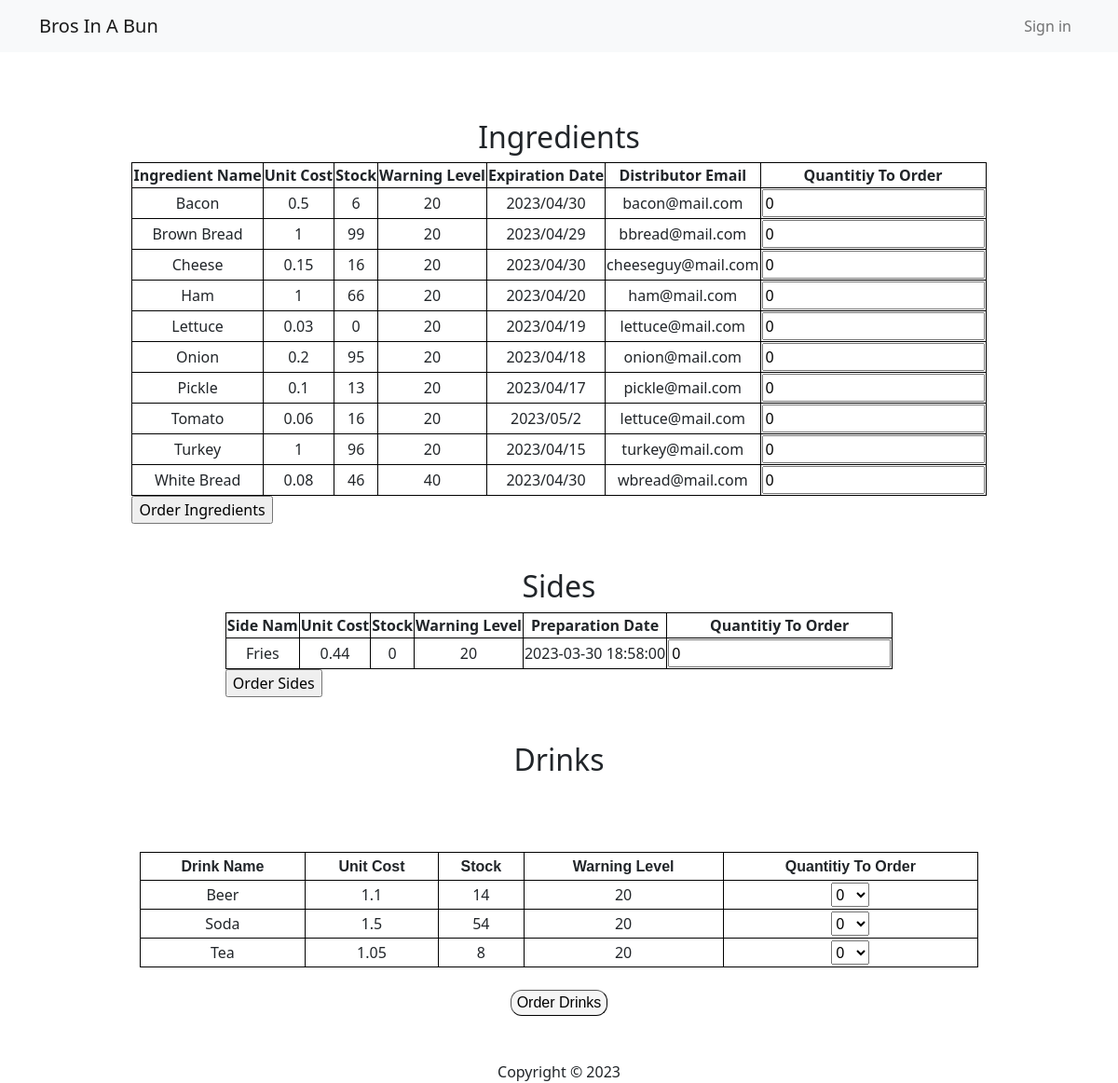
The app's page /View-inventory-pre.php with its own data.
### tables this page shows
CREATE TABLE `ingredients` (
  `Item_name` varchar(255) NOT NULL,
  `Purchased_date` varchar(255) NOT NULL,
  `Expiration` varchar(255) NOT NULL
);

CREATE TABLE `inventory` (
  `Item_name` varchar(255) NOT NULL,
  `Unit_cost` float NOT NULL,
  `Stock_level` int(10) NOT NULL DEFAULT 0,
  `Warning_level` int(10) NOT NULL DEFAULT 20,
  `Distributor_phone` varchar(255) NOT NULL,
  `Distributor_email` varchar(255) NOT NULL
);

CREATE TABLE `sides` (
  `Item_name` varchar(255) NOT NULL,
  `Time Prepared` datetime NOT NULL
);

CREATE TABLE `drinks` (
  `Item_name` varchar(255) NOT NULL
);

### View-inventory-pre.php (the view, shortened to what this page needs)
<?php include '../inc/header.php'; ?>
<?php
$sql  = 'SELECT * FROM  ingredients NATURAL JOIN inventory';
$result = mysqli_query($con, $sql);
$Fitems = mysqli_fetch_all($result, MYSQLI_ASSOC);
?>
<br></br>
<h2>Ingredients</h2>
<form action="<?php echo htmlspecialchars($_SERVER['PHP_SELF']); ?>" method="POST">
    <table >
        <tr>
            <td><b>Ingredient Name</b></td>
            <td><b>Unit Cost</b></td>
            <td><b>Stock</b></td>
            <td><b>Warning Level</b></td>
            <td><b>Expiration Date</b></td>
            <td><b>Distributor Email</b></td>
            <td><b>Quantitiy To Order</b></td>
        </tr>
        <?php foreach($Fitems as $item): ?>
            <tr>
                <td><?php echo $item["Item_name"];?></td>
                <td><?php echo $item["Unit_cost"];?></td>
                <td><?php echo $item["Stock_level"];?></td>
                <td><?php echo $item["Warning_level"];?></td>
                <td><?php echo $item["Expiration"];?></td>
                <td><?php echo $item["Distributor_email"];?></td>
                <td><input type="number" name="ing[]" value="0"></td>
            </tr>
        <?php endforeach;?>
    </table>
    <input type="submit" value="Order Ingredients" name="submitOrderIng">
</form>
<?php
$sql  = 'SELECT * FROM  sides NATURAL JOIN inventory';
$result = mysqli_query($con, $sql);
$Sitems = mysqli_fetch_all($result, MYSQLI_ASSOC);
?>
<br></br>
<h2>Sides</h2>
<form action="<?php echo htmlspecialchars($_SERVER['PHP_SELF']); ?>" method="POST">
    <table >
        <tr>
            <td><b>Side Nam</b></td>
            <td><b>Unit Cost</b></td>
            <td><b>Stock</b></td>
            <td><b>Warning Level</b></td>
            <td><b>Preparation Date</b></td>
            <td><b>Quantitiy To Order</b></td>
        </tr>
        <?php foreach($Sitems as $item): ?>
            <tr>
                <td><?php echo $item["Item_name"];?></td>
                <td><?php echo $item["Unit_cost"];?></td>
                <td><?php echo $item["Stock_level"];?></td>
                <td><?php echo $item["Warning_level"];?></td>
                <td><?php echo $item["Time Prepared"];?></td>
                <td><input type="number" name="side[]" value="0"></td>
            </tr>
        <?php endforeach;?>
    </table>
    <input type="submit" value="Order Sides" name="submitOrderSide">
</form>
<?php
$sql  = 'SELECT * FROM  drinks NATURAL JOIN inventory';
$result = mysqli_query($con, $sql);?>
<br></br>
<h2>Drinks</h2>
<?php if(mysqli_num_rows($result) == 0){ ?>
    <p class="lead mt3">There are no items</p>
<?php ;}else{
            echo '<table border= "1" width = "900" cellspacing = "0" cellpadding = "2" colspan  = "2" >';
            echo '<tr>';
                echo '<td> <b> <font face = "Arial">Drink Name</font> </b></td>';
                echo '<td> <b><font face = "Arial">Unit Cost</font> </b></td>';
                echo '<td> <b><font face = "Arial">Stock</font></b> </td>';
                echo '<td> <b><font face = "Arial">Warning Level</font></b> </td>';
                echo '<td> <b><font face = "Arial">Quantitiy To Order</font></b> </td>';
            echo '</tr>';
            while($row = mysqli_fetch_assoc($result)){
                $field1name = $row["Item_name"];
                $field2name = $row["Unit_cost"];
                $field3name = $row["Stock_level"];
                $field4name = $row["Warning_level"];
                echo '<tr>
                <td>'.$field1name.'</td>
                <td>'.$field2name.'</td>
                <td>'.$field3name.'</td>
                <td>'.$field4name.'</td>
                <td> <select>
                    <option value="0">0</option>
                    <option value="10">10</option>
                    <option value="20">20</option>
                    <option value="30">30</option>
                    <option value="40">40</option>
                    <option value="50">50</option>
                    <option value="60">60</option>
                    <option value="70">70</option>
                    <option value="80">80</option>
                    </select></td>
                </tr><br>';
            }
            echo '</table><br>';
            echo '<button class="nicebutton">Order Drinks</button>';
        }?>
<?php include '../inc/footer.php'; ?>

### inc/header.php (shortened to what this page needs)
<!DOCTYPE html>
<html lang="en">
<head>
  <link href="https://cdn.jsdelivr.net/npm/bootstrap@5.0.2/dist/css/bootstrap.min.css" rel="stylesheet">
</head>
<body>
  <nav class="navbar navbar-expand-sm navbar-light bg-light mb-4">
    <div class="container">
      <a class="navbar-brand" href="#">Bros In A Bun</a>
      <div class="collapse navbar-collapse" id="navbarNav">
        <ul class="navbar-nav ms-auto">
          <li class="nav-item">
            <?php if(isset($_SESSION['Role'])){ ?>
              <a class="nav-link" href="../credentials/sign-out.php">Sign out</a>
            <?php } else { ?>
              <a class="nav-link" href="../credentials/sign-in.php">Sign in</a>
            <?php } ?>
          </li>
        </ul>
      </div>
  </div>
</nav>
<main>
  <div class="container d-flex flex-column align-items-center">
  <link rel="stylesheet" href="../mystyle.css">

### inc/footer.php (shortened to what this page needs)
    </div>
</main>
<footer class="text-center mt-5">
  Copyright &copy; 2023
</footer>
</body>
</html>

### mystyle.css (style rules this page uses)
button.nicebutton { border-radius: 12px; border-width: thin thin; background-color: rgb(245, 245, 245); font-family: 'Trebuchet MS', 'Lucida Sans Unicode', 'Lucida Grande', 'Lucida Sans', Arial, sans-serif; }
td { border:1px solid black; border-collapse: collapse; text-align: center; }

### records on screen
ingredients: Item_name "Bacon", Item_name.Unit_cost "0.5", Item_name.Stock_level "6", Item_name.Warning_level "20", Expiration "2023/04/30", Item_name.Distributor_email "bacon@mail.com"
ingredients: Item_name "Brown Bread", Item_name.Unit_cost "1", Item_name.Stock_level "99", Item_name.Warning_level "20", Expiration "2023/04/29", Item_name.Distributor_email "bbread@mail.com"
ingredients: Item_name "Cheese", Item_name.Unit_cost "0.15", Item_name.Stock_level "16", Item_name.Warning_level "20", Expiration "2023/04/30", Item_name.Distributor_email "cheeseguy@mail.com"
ingredients: Item_name "Ham", Item_name.Unit_cost "1", Item_name.Stock_level "66", Item_name.Warning_level "20", Expiration "2023/04/20", Item_name.Distributor_email "ham@mail.com"
ingredients: Item_name "Lettuce", Item_name.Unit_cost "0.03", Item_name.Stock_level "0", Item_name.Warning_level "20", Expiration "2023/04/19", Item_name.Distributor_email "lettuce@mail.com"
ingredients: Item_name "Onion", Item_name.Unit_cost "0.2", Item_name.Stock_level "95", Item_name.Warning_level "20", Expiration "2023/04/18", Item_name.Distributor_email "onion@mail.com"
ingredients: Item_name "Pickle", Item_name.Unit_cost "0.1", Item_name.Stock_level "13", Item_name.Warning_level "20", Expiration "2023/04/17", Item_name.Distributor_email "pickle@mail.com"
ingredients: Item_name "Tomato", Item_name.Unit_cost "0.06", Item_name.Stock_level "16", Item_name.Warning_level "20", Expiration "2023/05/2", Item_name.Distributor_email "lettuce@mail.com"
ingredients: Item_name "Turkey", Item_name.Unit_cost "1", Item_name.Stock_level "96", Item_name.Warning_level "20", Expiration "2023/04/15", Item_name.Distributor_email "turkey@mail.com"
ingredients: Item_name "White Bread", Item_name.Unit_cost "0.08", Item_name.Stock_level "46", Item_name.Warning_level "40", Expiration "2023/04/30", Item_name.Distributor_email "wbread@mail.com"
sides: Item_name "Fries", Item_name.Unit_cost "0.44", Item_name.Stock_level "0", Item_name.Warning_level "20", Time Prepared "2023-03-30 18:58:00"
drinks: Item_name "Beer", Item_name.Unit_cost "1.1", Item_name.Stock_level "14", Item_name.Warning_level "20"
drinks: Item_name "Soda", Item_name.Unit_cost "1.5", Item_name.Stock_level "54", Item_name.Warning_level "20"
drinks: Item_name "Tea", Item_name.Unit_cost "1.05", Item_name.Stock_level "8", Item_name.Warning_level "20"
